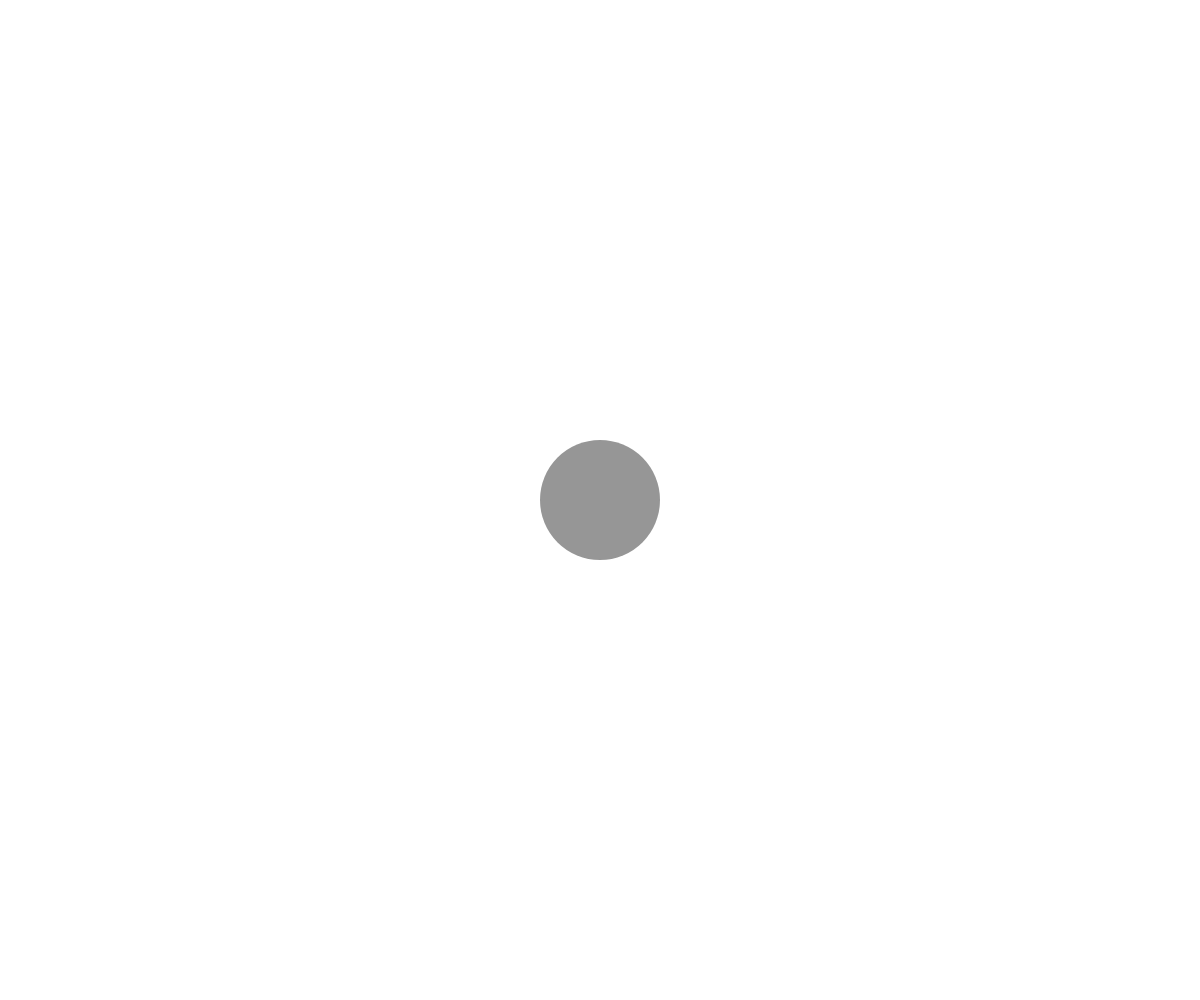
Frame 1 (no input)
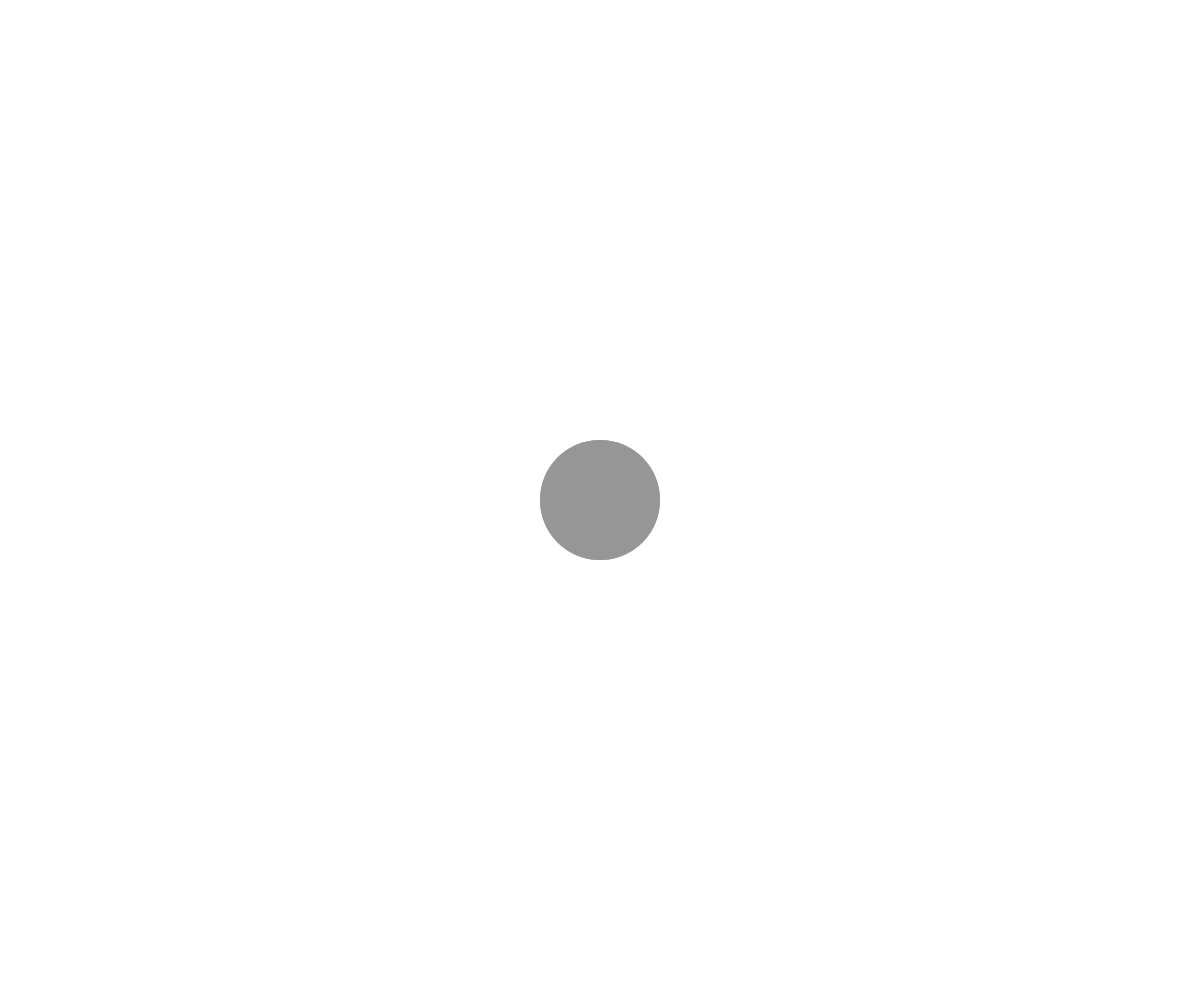
Frame 60 (no input)
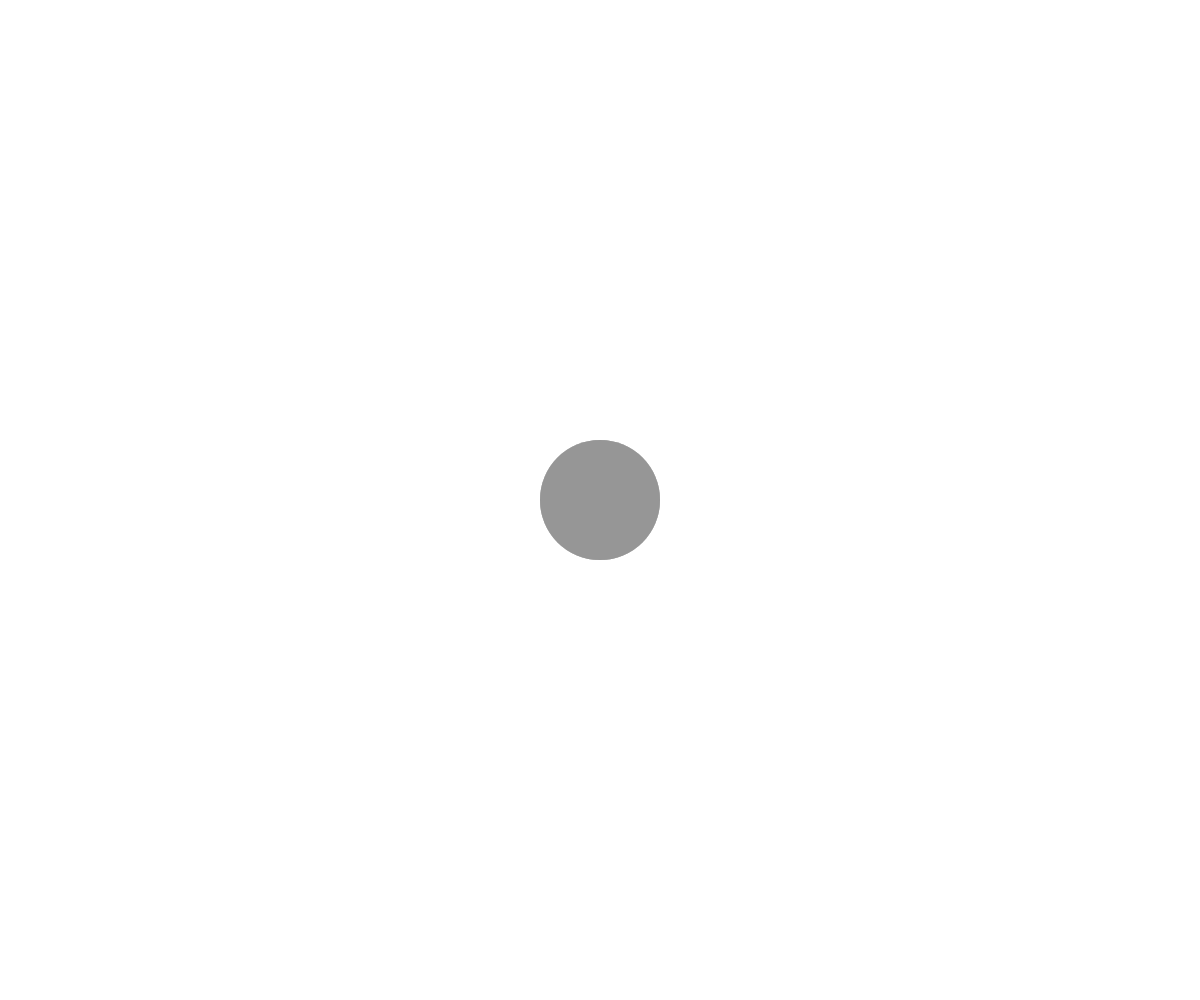
Frame 120 (the mouse pressed at the canvas centre since frame 60)

The p5.js sketch that drew these frames (run headless with seeded random() and noise() and a simulated clock; from frame 60 on, the mouse is pressed at the canvas centre):

// p5.js sketch
// ── sketch.js
let p;
let acc = [0,0]
function setup() {
  // put setup code here
    createCanvas(windowWidth,windowHeight);
    p = [width/2,height/2];
    ellipseMode(CENTER);
    noStroke();
    fill(150)
}

function draw() {
  // put drawing code here
    background('#fff5')
    acc[0] += accelerationX;
    acc[1] += accelerationY;
    p[0] += acc[0];
    p[1] += acc[1];
    p[0] > width ? p[0] = width : null;
    p[0] < 0 ? p[0] = 0 : null;
    p[1] > height ? p[1] = height : null;
    p[1] < 0 ? p[1] = 0 : null;
    ellipse(p[0],p[1],width/10)
    acc[0] > 0 ? acc[0] -= 0.0001 : acc[0] += 0.0001;
    acc[1] > 0 ? acc[1] -= 0.0001 : acc[1] += 0.0001;
}
